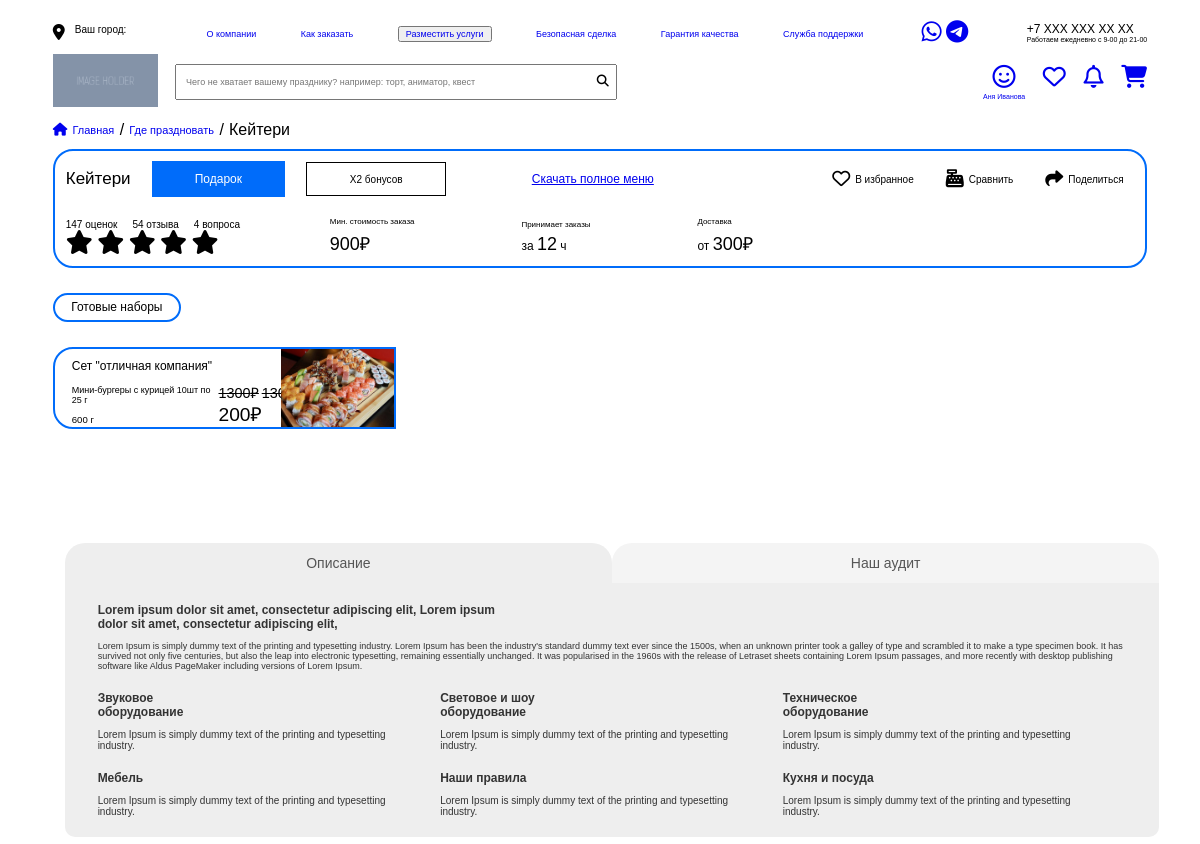
Page /product/food/keyteri (upper part) on the earlier database version.
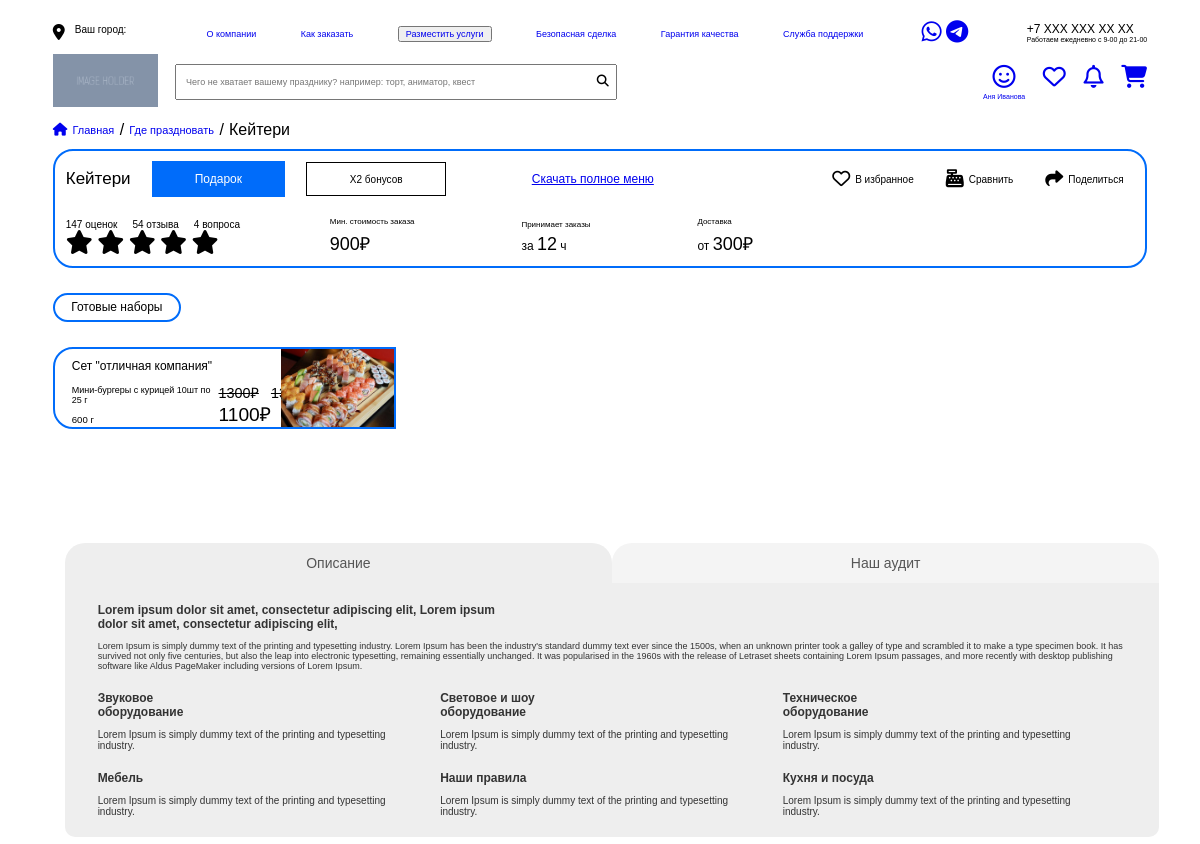
Same page on the later database version.
### restaurants/models.py (models this page shows, shortened)
class Food(models.Model):
    class Meta:
        verbose_name = 'Еда'
        verbose_name_plural = 'Еда'
    restaurant = models.ForeignKey(Restaurant, verbose_name='Ресторан', on_delete=models.CASCADE)
    category = models.ForeignKey(Category, verbose_name='Категория', on_delete=models.CASCADE, null = True)
    subcategory = models.CharField(max_length=255, verbose_name='Подкатегория', null = True)
    title = models.CharField(max_length=255, verbose_name='Название')
    image = models.ImageField(verbose_name = 'Изображение')
    price = models.DecimalField(max_digits=9, decimal_places=0, verbose_name='Цена без скидки', null = True)
    sale = models.DecimalField(max_digits=9, decimal_places=0, verbose_name='Цена со скидкой', null = True)
    mini_description = models.CharField(max_length=255, verbose_name='Мини описание', null = True)
    description = models.TextField(verbose_name = 'Описание', null = True)
    duration = models.IntegerField(verbose_name='Масса', null = True)
    structure = models.TextField(verbose_name = 'Cостав', null = True)
    delivery = models.TextField(verbose_name = 'Доставка', null = True)

### restaurants/views.py (the view)
# urls.py: path('product/food/<slug:food_slug>', foodView, name = 'foodProduct'),
def foodView(request, food_slug):
    subcategories = []
    restaurant = get_object_or_404(Restaurant, slug=food_slug)
    foods = Food.objects.filter(restaurant=restaurant)
    audit = Audits.objects.filter(agency_id=restaurant.id)[:2]
    reviews = Reviews.objects.filter(restaurant_id=restaurant.id)[:2]
    questions = Questions.objects.filter(restaurant_id=restaurant.id)[:2]
    recommendations = productRecommendation()
    for food in foods:
        if not food.subcategory in subcategories:
            subcategories.append(food.subcategory)
    if not audit:
        audit_elements = False
    else:
        audit_elements = AuditElement.objects.filter(audit_id=audit[0].id)[:2]
    if not questions:
        questions = False
    if not reviews:
        reviews = False
    return render(request, 'food.html', {
        'restaurant': restaurant,
        'foods': foods,
        'name': 'food',
        'subcategories': subcategories,
        'audit_elements': audit_elements,
        'reviews': reviews,
        'questions': questions,
        'recommendations': recommendations,
    })

### mainapp/views.py (called while the page is built)
def productRecommendation():
    result_list = []
    result_list.append(Premises.objects.order_by('?').first())
    result_list.append(Food.objects.order_by('?').first())
    result_list.append(AgencyDecoration.objects.order_by('?').first())
    result_list.append(Agency.objects.order_by('?').first())
    return(result_list)

### restaurants/templates/food.html (shortened to what this page needs)
{% load static %}
<!DOCTYPE html>
<html lang="ru">
<head>
    <link rel="stylesheet" href="{% static 'css/slick.css' %}">
    <link rel="stylesheet" href="{% static 'css/slick-theme.css' %}">
    <link rel="stylesheet" href="{% static 'css/reset.min.css' %}">
    <link rel="stylesheet" href="{% static 'css/responsive.css' %}">
    <link rel="stylesheet" href="{% static 'css/products/food.css' %}">
    <link rel="stylesheet" href="{% static 'css/bootstrap.css' %}">
</head>
<body>
<div class="container-sm container-md container-lg container-xl container-xxl">
{% include 'includes/header.html' %}
{% include 'includes/product-parts/mini-panel.html' with product=restaurant %}
{% include 'includes/product-parts/product-cards/product-card-2.html' with parent=restaurant products=foods name=name subcategories=subcategories %}
{% include 'includes/product-parts/descriptions.html' with product=restaurant audit_elements=audit_elements questions=questions reviews=reviews %}
</div>
</body>
</html>

### mainapp/templates/includes/product-parts/product-cards/product-card-2.html
{% load static %}
<section id="product-card">
    <div class="card">
        <div class="title-block">
            <h2>{{ parent.title}}</h2>
            <h3 class="present">Подарок</h3>
            <h4 class="xbonus">X2 бонусов</h4>
            {% if name == 'animator' %}
            <a href="#" class="menu-download"><h3>Скачать полный прайс</h3></a>
            {% else %}
            <a href="#" class="menu-download"><h3>Скачать полное меню</h3></a>
            {% endif %}
            <div class="favourites">
                <i class="far fa-heart"></i>
                <h4>В избранное</h4>
            </div>
            <div class="compare">
                <i class="fas fa-cash-register"></i>
                <h4>Сравнить</h4>
            </div>
            <div class="share">
                <i class="fas fa-share"></i>
                <h4>Поделиться</h4>
            </div>
        </div>
        <div class="main-info">
            <div class="rating">
                <div class="raiting-desc">
                    <h4><span>147</span> оценок</h4>
                    <h4><span>54</span> отзыва</h4>
                    <h4><span>4</span> вопроса</h4>
                </div>
                <i class="fas fa-star"></i>
                <i class="fas fa-star"></i>
                <i class="fas fa-star"></i>
                <i class="fas fa-star"></i>
                <i class="fas fa-star"></i>
            </div>
            <div class="main-info-block price">
                {% if name == 'animator' %}
                <h6>Мин. длительность</h6>
                <span>{{ parent.price}} ч</span>
                {% else %}
                <h6>Мин. стоимость заказа</h6>
                <span>{{ parent.price}}₽</span>
                {% endif %}
            </div>
            <div class="main-info-block delay">
                <h6>Принимает заказы</h6>
                <h3>за <span>{{ parent.booking_time}}</span> ч</h3>
            </div>
            <div class="main-info-block delivery">
                {% if name == 'food' %}
                <h6>Доставка</h6>
                {% else %}
                <h6>Выезд</h6>
                {% endif %}
                <h3>от <span>{{parent.price_departure}}₽</span></h3>
            </div>
        </div>
    </div>
    <div class="product-categories">
        {% for subcategory in subcategories %}
        <div class="category">
            <h3>{{ subcategory }}</h3>
        </div>
        {% endfor %}
    </div>
    <div class="products-slider">
        {% for product in products reversed %}
        <div class="product" category="{{product.subcategory}}" data-parent="{{parent.title}}" data-slug="{{parent.slug}}" data-model="{{name}}"  data-product="{{product.id}}">
            <div class="product-block">
                <h3>{{ product.title }}</h3>
                <div class="product-desc">
                    <div class="desc">
                        <p>{{ product.mini_description }}</p>
                        {% if name == 'animator' %}
                        <span>{{ product.duration }} ч</span>
                        {% elif name == 'food' %}
                        <span>{{ product.duration }} г</span>
                        {% endif %}
                    </div>
                    <div class="price">
                        {% if product.sale %}
                        <span class="sale">{{ product.price }}₽</span>
                        <span>{{ product.sale }}₽</span>
                        {% endif %}
                        <span class="sale">{{ product.price }}₽</span>
                    </div>
                </div>
            </div>
            <div class="img-container">
                <img src="{{ product.image.url }}" alt="Image">
            </div>
        </div>
        {% endfor %}
    </div>
</section>

Differences in the rows shown:
changed Food "Сет \"отличная компания\"": sale "200" → "1100"
